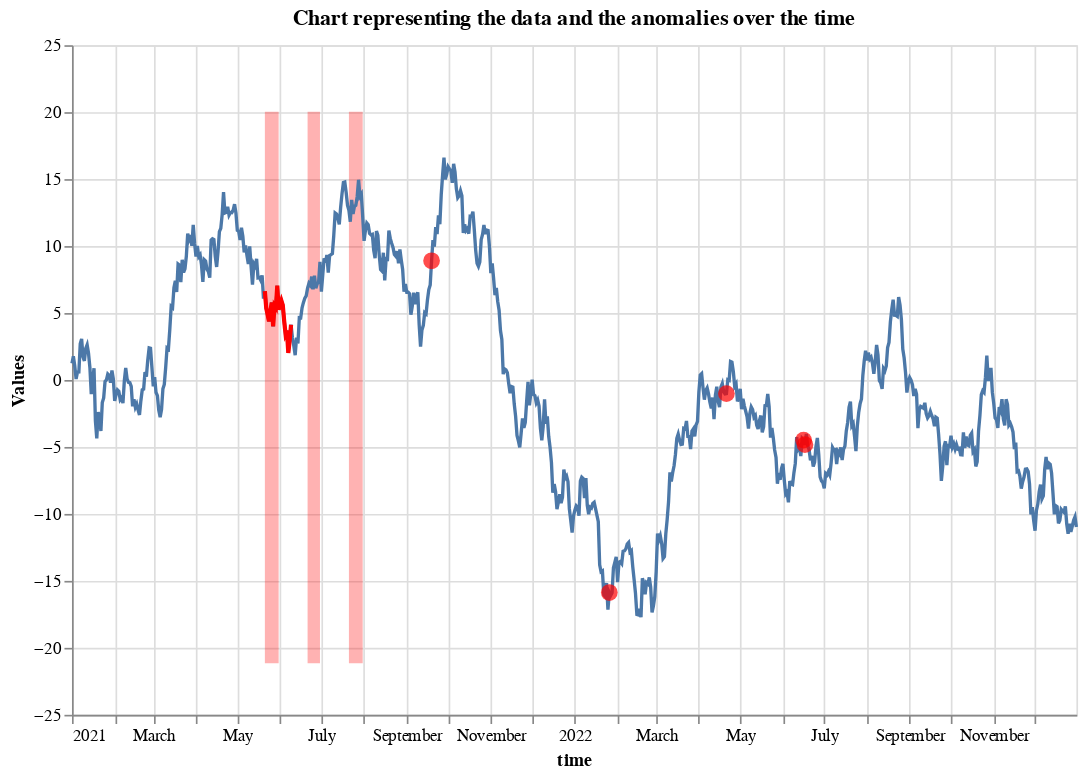

Here is the notebook cell this chart was saved with:
### Code cell
chart = AnomalyPlot.plot_anomalies(data_ts,
                    point_anomalies=anomalies_ts,
                    contextual_anomalies=subset_data_ts,
                    collective_anomalies=collective_an_ts
                    )
chart

### Figure 1 — Vega-Lite specification as saved in the notebook (floating-point values rounded to 4 significant figures; data arrays with more than 128 entries replaced by an {"elided": "..."} marker saying what was removed)
{"config": {"view": {"continuousWidth": 300, "continuousHeight": 300}}, "layer": [{"data": {"name": "data-d9f29dc787731a0816a44abf101b9d88"}, "mark": {"type": "area", "color": "red", "opacity": 0.3}, "encoding": {"x": {"field": "time", "type": "temporal"}, "y": {"field": "min", "type": "quantitative"}, "y2": {"field": "max"}}}, {"data": {"name": "data-a07704418d5f649027957a26a5404416"}, "mark": {"type": "area", "color": "red", "opacity": 0.3}, "encoding": {"x": {"field": "time", "type": "temporal"}, "y": {"field": "min", "type": "quantitative"}, "y2": {"field": "max"}}}, {"data": {"name": "data-2a39f9f3ff179b0d704100f48ff14512"}, "mark": {"type": "area", "color": "red", "opacity": 0.3}, "encoding": {"x": {"field": "time", "type": "temporal"}, "y": {"field": "min", "type": "quantitative"}, "y2": {"field": "max"}}}, {"layer": [{"data": {"name": "data-fb58051b7a20687d668d5b0cf20fc08f"}, "mark": {"type": "line"}, "encoding": {"x": {"field": "time", "type": "temporal"}, "y": {"axis": {"title": "Values"}, "field": "data", "type": "quantitative"}}, "title": "Chart representing the data and the anomalies over the time"}, {"data": {"name": "data-437b19e93188963c9f278e9507b40abc"}, "mark": {"type": "circle", "color": "red", "size": 100}, "encoding": {"x": {"field": "time", "type": "temporal"}, "y": {"field": "anomalies_y", "type": "quantitative"}}, "transform": [{"filter": "(datum.anomalies === 1)"}]}, {"data": {"name": "data-c162afd2641ab9e1f1d0bead4b177b99"}, "mark": {"type": "line", "color": "red", "strokeWidth": 2.5}, "encoding": {"x": {"field": "time", "type": "temporal"}, "y": {"field": "anomalies_y", "type": "quantitative"}}}]}], "height": 400, "width": 600, "$schema": "https://vega.github.io/schema/vega-lite/v5.14.1.json", "datasets": {"data-d9f29dc787731a0816a44abf101b9d88": [{"time": "2021-05-21T00:00:00", "anomalies": 1.0, "max": 20.04, "min": -21.15}, {"time": "2021-05-22T00:00:00", "anomalies": 1.0, "max": 20.04, "min": -21.15}, {"time": "2021-05-23T00:00:00", "anomalies": 1.0, "max": 20.04, "min": -21.15}, {"time": "2021-05-24T00:00:00", "anomalies": 1.0, "max": 20.04, "min": -21.15}, {"time": "2021-05-25T00:00:00", "anomalies": 1.0, "max": 20.04, "min": -21.15}, {"time": "2021-05-26T00:00:00", "anomalies": 1.0, "max": 20.04, "min": -21.15}, {"time": "2021-05-27T00:00:00", "anomalies": 1.0, "max": 20.04, "min": -21.15}, {"time": "2021-05-28T00:00:00", "anomalies": 1.0, "max": 20.04, "min": -21.15}, {"time": "2021-05-29T00:00:00", "anomalies": 1.0, "max": 20.04, "min": -21.15}, {"time": "2021-05-30T00:00:00", "anomalies": 1.0, "max": 20.04, "min": -21.15}, {"time": "2021-05-31T00:00:00", "anomalies": 1.0, "max": 20.04, "min": -21.15}], "data-a07704418d5f649027957a26a5404416": [{"time": "2021-06-21T00:00:00", "anomalies": 1.0, "max": 20.04, "min": -21.15}, {"time": "2021-06-22T00:00:00", "anomalies": 1.0, "max": 20.04, "min": -21.15}, {"time": "2021-06-23T00:00:00", "anomalies": 1.0, "max": 20.04, "min": -21.15}, {"time": "2021-06-24T00:00:00", "anomalies": 1.0, "max": 20.04, "min": -21.15}, {"time": "2021-06-25T00:00:00", "anomalies": 1.0, "max": 20.04, "min": -21.15}, {"time": "2021-06-26T00:00:00", "anomalies": 1.0, "max": 20.04, "min": -21.15}, {"time": "2021-06-27T00:00:00", "anomalies": 1.0, "max": 20.04, "min": -21.15}, {"time": "2021-06-28T00:00:00", "anomalies": 1.0, "max": 20.04, "min": -21.15}, {"time": "2021-06-29T00:00:00", "anomalies": 1.0, "max": 20.04, "min": -21.15}, {"time": "2021-06-30T00:00:00", "anomalies": 1.0, "max": 20.04, "min": -21.15}], "data-2a39f9f3ff179b0d704100f48ff14512": [{"time": "2021-07-21T00:00:00", "anomalies": 1.0, "max": 20.04, "min": -21.15}, {"time": "2021-07-22T00:00:00", "anomalies": 1.0, "max": 20.04, "min": -21.15}, {"time": "2021-07-23T00:00:00", "anomalies": 1.0, "max": 20.04, "min": -21.15}, {"time": "2021-07-24T00:00:00", "anomalies": 1.0, "max": 20.04, "min": -21.15}, {"time": "2021-07-25T00:00:00", "anomalies": 1.0, "max": 20.04, "min": -21.15}, {"time": "2021-07-26T00:00:00", "anomalies": 1.0, "max": 20.04, "min": -21.15}, {"time": "2021-07-27T00:00:00", "anomalies": 1.0, "max": 20.04, "min": -21.15}, {"time": "2021-07-28T00:00:00", "anomalies": 1.0, "max": 20.04, "min": -21.15}, {"time": "2021-07-29T00:00:00", "anomalies": 1.0, "max": 20.04, "min": -21.15}, {"time": "2021-07-30T00:00:00", "anomalies": 1.0, "max": 20.04, "min": -21.15}, {"time": "2021-07-31T00:00:00", "anomalies": 1.0, "max": 20.04, "min": -21.15}], "data-fb58051b7a20687d668d5b0cf20fc08f": {"elided": "730 records"}, "data-437b19e93188963c9f278e9507b40abc": {"elided": "730 records"}, "data-c162afd2641ab9e1f1d0bead4b177b99": [{"time": "2021-05-21T00:00:00", "anomalies": 1.0, "anomalies_y": 6.638}, {"time": "2021-05-22T00:00:00", "anomalies": 1.0, "anomalies_y": 5.361}, {"time": "2021-05-23T00:00:00", "anomalies": 1.0, "anomalies_y": 4.887}, {"time": "2021-05-24T00:00:00", "anomalies": 1.0, "anomalies_y": 4.371}, {"time": "2021-05-25T00:00:00", "anomalies": 1.0, "anomalies_y": 5.147}, {"time": "2021-05-26T00:00:00", "anomalies": 1.0, "anomalies_y": 5.788}, {"time": "2021-05-27T00:00:00", "anomalies": 1.0, "anomalies_y": 4.01}, {"time": "2021-05-28T00:00:00", "anomalies": 1.0, "anomalies_y": 5.557}, {"time": "2021-05-29T00:00:00", "anomalies": 1.0, "anomalies_y": 5.401}, {"time": "2021-05-30T00:00:00", "anomalies": 1.0, "anomalies_y": 7.04}, {"time": "2021-05-31T00:00:00", "anomalies": 1.0, "anomalies_y": 5.254}, {"time": "2021-06-01T00:00:00", "anomalies": 1.0, "anomalies_y": 5.561}, {"time": "2021-06-02T00:00:00", "anomalies": 1.0, "anomalies_y": 5.917}, {"time": "2021-06-03T00:00:00", "anomalies": 1.0, "anomalies_y": 5.586}, {"time": "2021-06-04T00:00:00", "anomalies": 1.0, "anomalies_y": 4.423}, {"time": "2021-06-05T00:00:00", "anomalies": 1.0, "anomalies_y": 3.448}, {"time": "2021-06-06T00:00:00", "anomalies": 1.0, "anomalies_y": 3.687}, {"time": "2021-06-07T00:00:00", "anomalies": 1.0, "anomalies_y": 2.022}, {"time": "2021-06-08T00:00:00", "anomalies": 1.0, "anomalies_y": 2.957}, {"time": "2021-06-09T00:00:00", "anomalies": 1.0, "anomalies_y": 4.122}]}}
